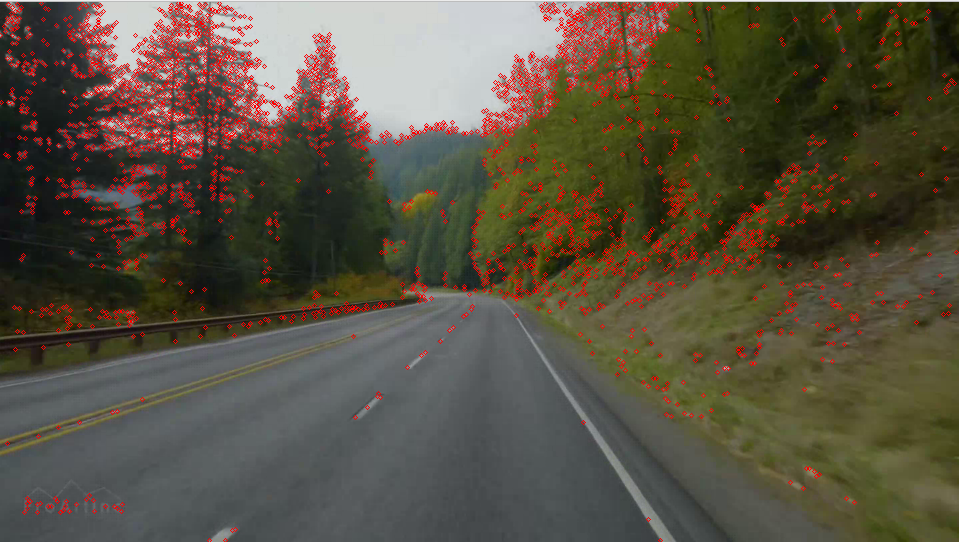
#> input picture assets/example_feature_recognition.png, 959 x 542 px
$ python -i main.py   (imports and definitions only)
#> lines starting #> are read from the running program, lines starting #| are printed output that depends on the picture; after the words box and inside, x2 and y2 are one past the last pixel; in counts of white or black regions, pixels touching at a corner belong together
### display.py
import sdl2
import sdl2.ext


class Display(object):
    def __init__(self, HEIGHT, WIDTH):
#> called with HEIGHT = 540, WIDTH = 960
        sdl2.ext.init()
#> (this line was passed over: sdl2 is not available in this run)
#> further down, picture is the input picture: shape (542, 959, 3); mean B, G, R 65.2, 81.3, 89.5

        self.WIDTH, self.HEIGHT = WIDTH, HEIGHT

        self.window = sdl2.ext.Window(
            "slam", size=(WIDTH, HEIGHT), position=(500, 500))
        self.window.show()

    # [8 lines left out: function paint, not called in this run]

### main.py
import time
import cv2 as cv
from display import Display
import numpy as np
import math

H = 1080//2
W = 1920//2

# [1 line that did not run here, left out]


class FeatureExtractor(object):
    GX = 16//8
    GY = 12//8

    def __init__(self):
        self.orb = cv.ORB_create(1000)

    def extract(self, img):
        # [12 lines of commented-out code are left out]

        fe = cv.goodFeaturesToTrack(np.mean(img, axis=2).astype(
            np.uint8), 3000, qualityLevel=0.01, minDistance=3)
        return fe


feat = FeatureExtractor()


def process_frame(img):
    img = cv.resize(img, (W, H))

    kp = feat.extract(img)

    for p in kp:
        u, v = map(lambda x: int(round(x)), p[0])
        if (v > H//2):
            print(u, v)
            cv.circle(img, (u, v), color=(0, 0, 255), radius=2)
    disp.paint(img)


def apply_Hough(img):
    img = cv.Canny(img, 50, 200, None, 3)
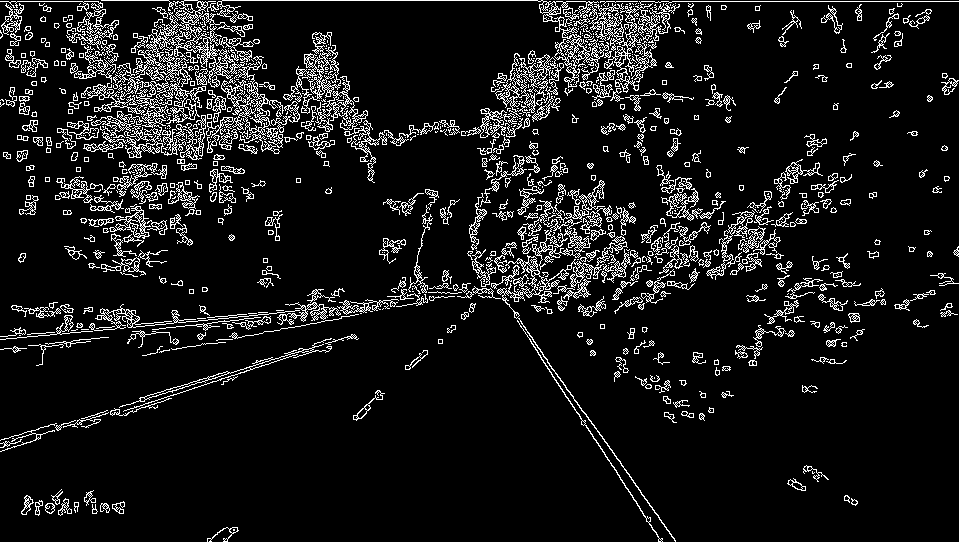
#> img: shape (542, 959); 9.2% white in thin lines or dots
    cdst = cv.cvtColor(img, cv.COLOR_GRAY2BGR)
#> cdst: shape (542, 959, 3); 9.2% white in thin lines or dots
    cdstP = np.copy(cdst)

    lines = cv.HoughLines(img, 1, np.pi / 180, 150, None, 0, 0)
#> lines = 1103 rows, first 8: [1, 1.57], [335, 1.48], [346, 1.45], [424, 1.27], [348, 1.43], [339, 1.47], [337, 1.48], [343, 1.47]

    if lines is not None:
        for i in range(0, len(lines)):
            rho = lines[i][0][0]
            theta = lines[i][0][1]
            a = math.cos(theta)
            b = math.sin(theta)
            x0 = a * rho
            y0 = b * rho
            pt1 = (int(x0 + 100*(-b)), int(y0 + 100*(a)))
            pt2 = (int(x0 - 100*(-b)), int(y0 - 100*(a)))
            cv.line(cdst, pt1, pt2, (0, 0, 255), 3, cv.LINE_AA)
#> this loop made 1103 passes
#> (rho, theta, a, b, x0, y0, pt1, pt2) on passes 2 to 4: (335, 1.48, 0.0872, 0.996, 29.2, 333.7, (-70, 342), (128, 325)), (346, 1.45, 0.122, 0.993, 42.17, 343.4, (-57, 355), (141, 331)), (424, 1.27, 0.292, 0.956, 124, 405.5, (28, 434), (219, 376))
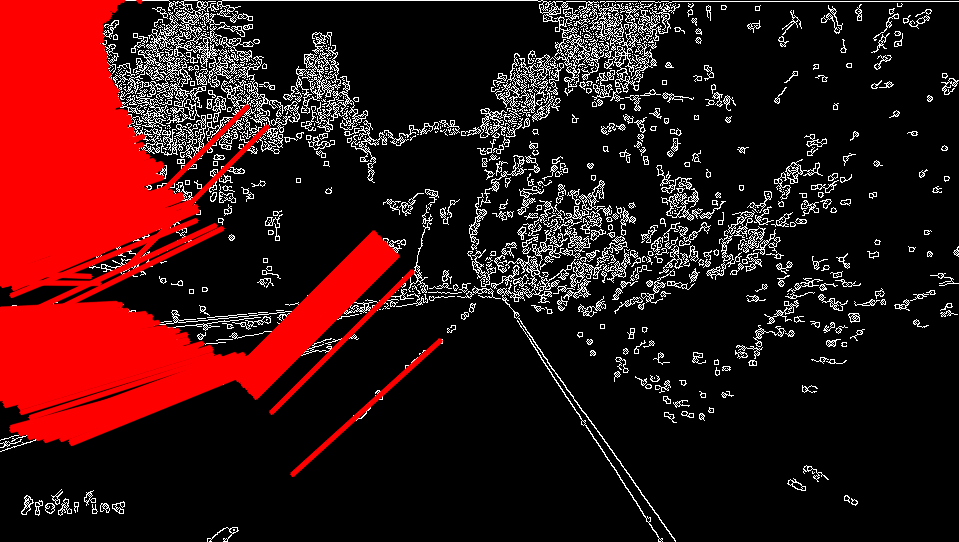
#> cdst: shape (542, 959, 3); mean B, G, R 18.5, 18.5, 55.1

    linesP = cv.HoughLinesP(img, 1, np.pi / 180, 50, None, 50, 10)
#> linesP = 452 rows, first 6: [222, 0, 542, 0], [538, 1, 958, 1], [238, 316, 397, 302], [61, 48, 237, 102], [562, 269, 626, 249], [785, 309, 856, 339]

    if linesP is not None:
        for i in range(0, len(linesP)):
            l = linesP[i][0]
            if (l[1] > H//2 and l[1] > H//2):
                cv.line(cdstP, (l[0], l[1]), (l[2], l[3]),
                        (0, 0, 255), 3, cv.LINE_AA)
#> this loop made 452 passes
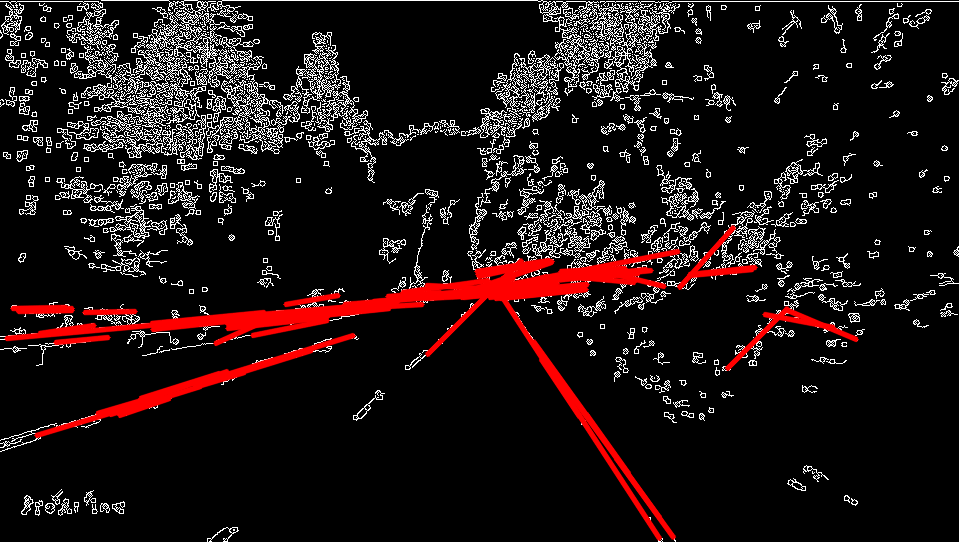
#> cdstP: shape (542, 959, 3); mean B, G, R 20.3, 20.3, 30.5

    # cv.imshow("Source", src)
    process_frame(cdstP)
#> in process_frame, `img = cv.resize(img, (W, H))`:
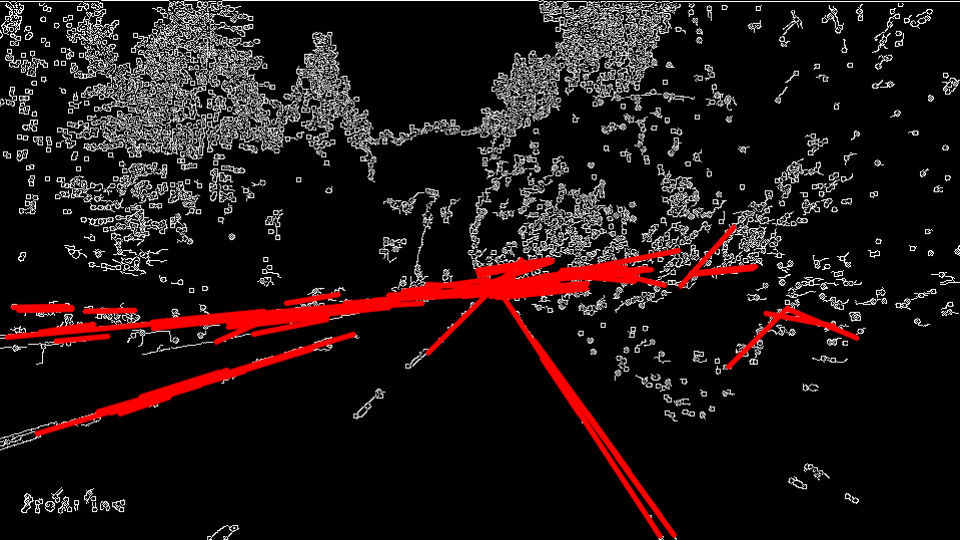
#> img: shape (540, 960, 3); mean of channels 0, 1, 2 20.3, 20.3, 30.5; drawn as B, G, R
#> in extract, `fe = cv.goodFeaturesToTrack(np.mean(img, axis=2).astype( np.uint8), 30..`: fe = 3000 rows, first 8: [842, 258], [898, 305], [76, 502], [43, 19], [135, 35], [56, 25], [92, 238], [847, 496]
#> in process_frame, `kp = feat.extract(img)`: kp has the same summary as fe in extract
#> the loop in process_frame, `for p in kp:` made 3000 passes
#| 898 305
#| 76 502
#| 847 496
#| 787 302
#| 950 304
#| 121 509
#| 191 290
#| 99 316
#> (further printed lines are left out)
#> after the loop in process_frame, `for p in kp:`:
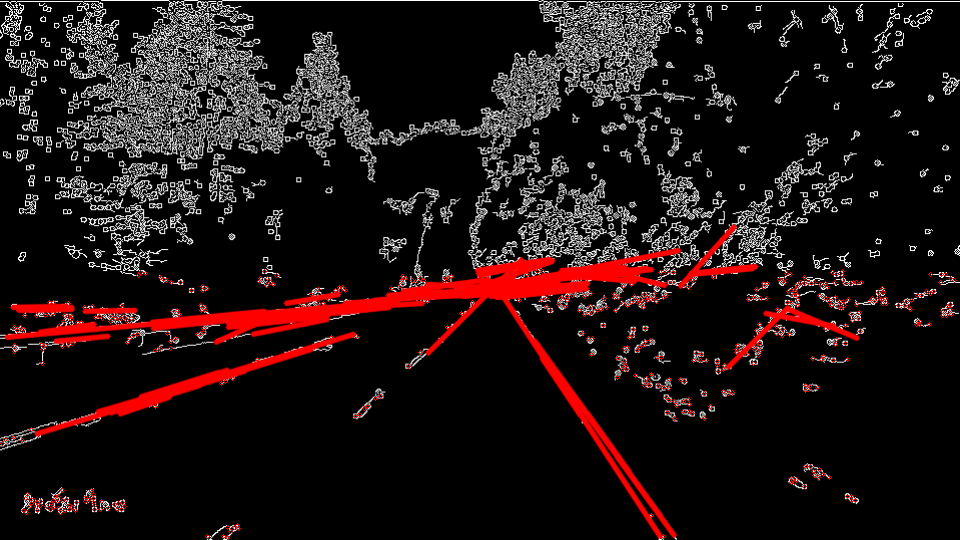
#> img: shape (540, 960, 3); 0.7% of pixels changed, all inside (x1, y1, x2, y2) = (0, 269, 957, 540); drawn as B, G, R
    # cv.imshow("Detected Lines (in red) - Standard Hough Line Transform", cdst)
    # cv.imshow("Detected Lines (in red) - Probabilistic Line Transform", cdstP)


# [10 lines not run here, left out]

>>> import cv2
>>> picture = cv2.imread('assets/example_feature_recognition.png')
#> (the run stopped early here; a loop or call above may not have finished)
